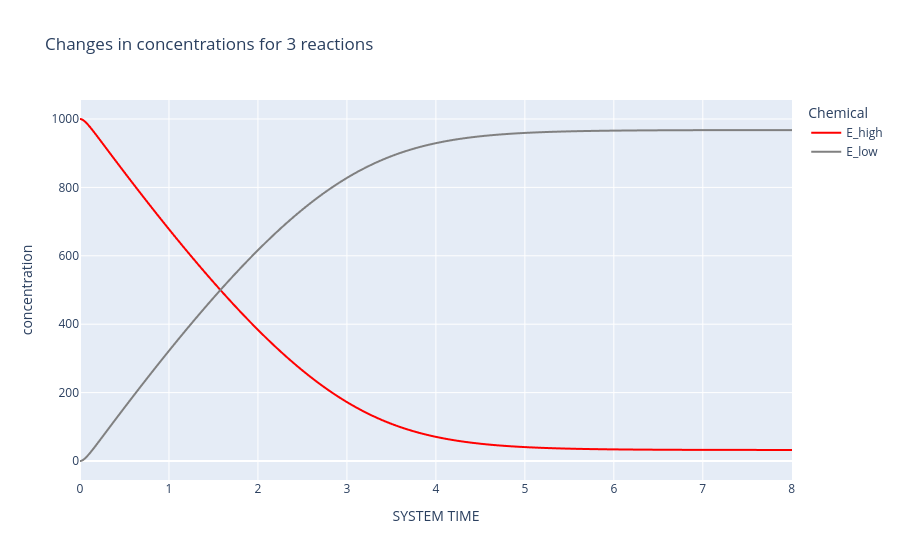

Source (notebook cell):
### Markdown cell above
## Plots of changes of concentration with time

### Code cell
dynamics.plot_history(chemicals=["E_high", "E_low"], colors=["red", "grey"])

### Figure 1 — Plotly figure (JSON) as saved in the notebook; plotly's stock layout.template omitted (floating-point values rounded to 4 significant figures; data arrays with more than 128 entries replaced by an {"elided": "..."} marker saying what was removed)
{"data": [{"hovertemplate": "Chemical=E_high<br>SYSTEM TIME=%{x}<br>concentration=%{y}<extra></extra>", "legendgroup": "E_high", "line": {"color": "red", "dash": "solid"}, "marker": {"symbol": "circle"}, "mode": "lines", "name": "E_high", "showlegend": true, "type": "scattergl", "x": {"elided": "3628 float values"}, "xaxis": "x", "y": {"elided": "3628 float values"}, "yaxis": "y"}, {"hovertemplate": "Chemical=E_low<br>SYSTEM TIME=%{x}<br>concentration=%{y}<extra></extra>", "legendgroup": "E_low", "line": {"color": "grey", "dash": "solid"}, "marker": {"symbol": "circle"}, "mode": "lines", "name": "E_low", "showlegend": true, "type": "scattergl", "x": {"elided": "3628 float values"}, "xaxis": "x", "y": {"elided": "3628 float values"}, "yaxis": "y"}], "layout": {"autosize": true, "legend": {"title": {"text": "Chemical"}, "tracegroupgap": 0}, "title": {"text": "Changes in concentrations for 3 reactions"}, "xaxis": {"anchor": "y", "autorange": true, "domain": [0, 1], "range": [0, 8.002], "title": {"text": "SYSTEM TIME"}, "type": "linear"}, "yaxis": {"anchor": "x", "autorange": true, "domain": [0, 1], "range": [-55.56, 1056.0], "title": {"text": "concentration"}, "type": "linear"}}}
